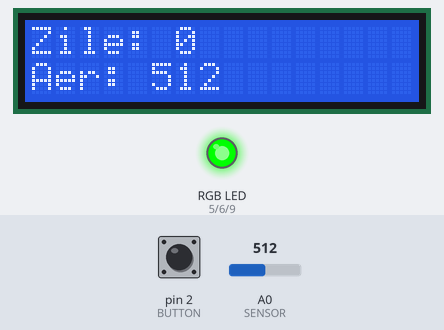
A sketch run on a simulated Arduino Uno, built with avr-gcc and run on an emulated ATmega328P. Parts: 16×2 character LCD, an RGB LED mixed from three pins (HIGH = lit). The test bench sets the inputs (shaded band); at power-on: pin 2 (BUTTON) HIGH, A0 (SENSOR) = 512. What the sketch prints to the serial monitor is not drawn.

Above: at 1.2 s.
1.3 s: pin 2 (BUTTON) pulled LOW for 0.4 s
At 2.0 s:
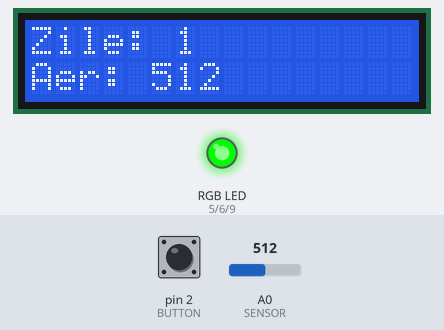
3.2 s: A0 (SENSOR) set to 716
At 4.4 s:
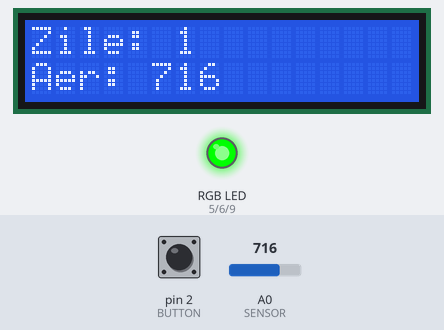
4.7 s: pin 2 (BUTTON) pulled LOW for 1 s
At 6.5 s:
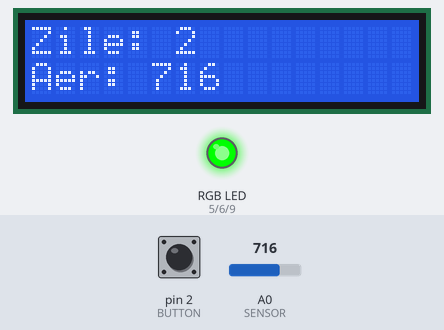
7.2 s: A0 (SENSOR) set to 900
At 8.6 s:
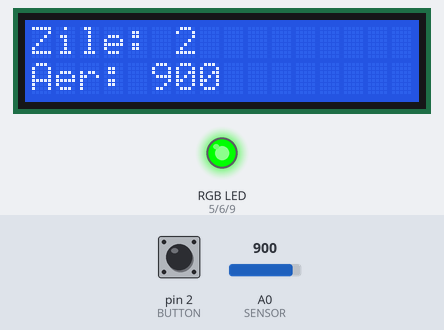
8.9 s: A0 (SENSOR) set to 1023
At 10.4 s:
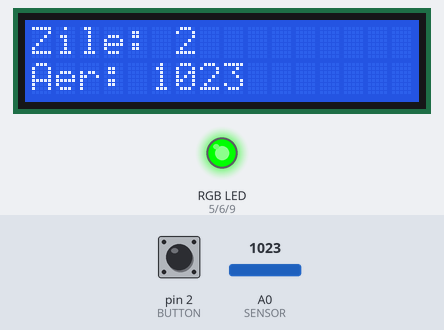
Timing chart, 0 to 11.5 s (numbered marks = the images above; inputs shaded):
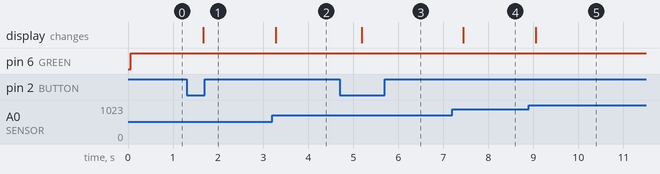

Measured:
- after the input at 1.3 s, the display: changes after 0.37 s (image 1)
- after the input at 3.2 s, the display: changes after 0.08 s (image 2)
- after the input at 4.7 s, the display: changes after 0.49 s (image 3)
- after the input at 7.2 s, the display: changes after 0.24 s (image 4)
- after the input at 8.9 s, the display: changes after 0.15 s (image 5)

The sketch:

pm_proiect.ino
```cpp
#include <Wire.h>
#include <LiquidCrystal_I2C.h>

#define RED     5     // LED rosu pe D5
#define GREEN   6     // LED verde pe D6
#define BLUE    9     // LED albastru pe D9
#define BUTTON  2     // Buton pentru incrementare zile
#define BUZZER  3     // Buzzer pasiv pe D3
#define SENSOR  A0    // Senzor MQ135 pe A0

LiquidCrystal_I2C lcd(0x27, 16, 2);

int zile = 0;
bool lastButtonState = HIGH;

void setup() {
  pinMode(RED, OUTPUT);
  pinMode(GREEN, OUTPUT);
  pinMode(BLUE, OUTPUT);
  pinMode(BUTTON, INPUT_PULLUP);
  pinMode(BUZZER, OUTPUT);

  lcd.init();
  lcd.backlight();
  Serial.begin(9600);
}

void loop() {
  // Detectare apasare buton (flank cazator)
  bool currentButtonState = digitalRead(BUTTON);
  if (lastButtonState == HIGH && currentButtonState == LOW) {
    zile++;
    if (zile > 14) {
      zile = 0; // reset după 15 apasari
      Serial.println("Reset zile!");
    } else {
      Serial.print("Zile incrementate: ");
      Serial.println(zile);
    }
    delay(300); // debounce
  }
  lastButtonState = currentButtonState;

  // Feedback LED RGB in functie de numarul de zile
  if (zile < 10) {
    setColor(0, 255, 0); // verde
    noTone(BUZZER);
  } else if (zile < 14) {
    setColor(255, 165, 0); // portocaliu
    noTone(BUZZER);
  } else {
    setColor(255, 0, 0);   // rosu
    tone(BUZZER, 2000);
  }

  // Afisare pe LCD
  int airQuality = analogRead(SENSOR);
  lcd.setCursor(0, 0);
  lcd.print("Zile: ");
  lcd.print(zile);
  lcd.print("   ");
  lcd.setCursor(0, 1);
  lcd.print("Aer: ");
  lcd.print(airQuality);
  lcd.print("   ");

  Serial.print("Zile: ");
  Serial.print(zile);
  Serial.print(" | Aer: ");
  Serial.println(airQuality);

  delay(300);
}

void setColor(int r, int g, int b) {
  analogWrite(RED, r);
  analogWrite(GREEN, g);
  analogWrite(BLUE, b);
}
```
